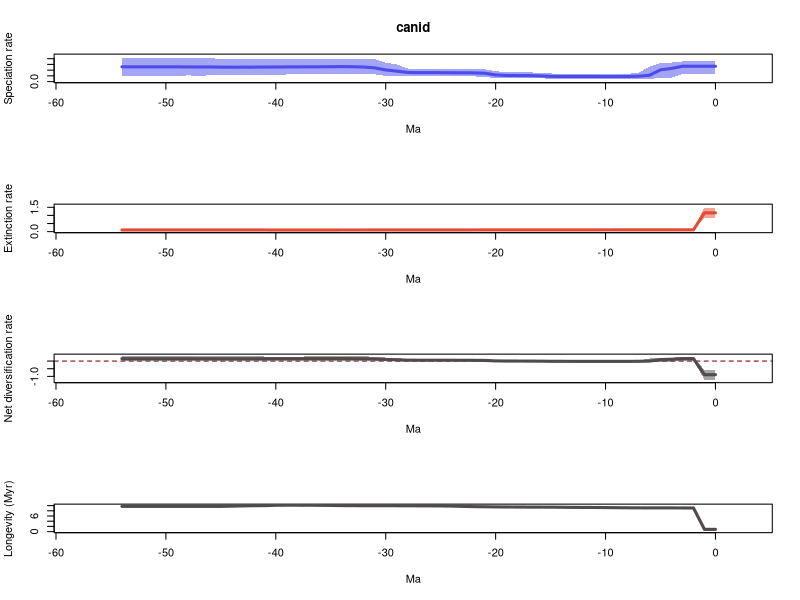

Source code (R):
# 1 files combined:
# 	/home/eeb177-student/Desktop/eeb-177/lab-work/exercise-9/longer-pyrate-run/pyrate_mcmc_logs/canid_occ_1_marginal_rates.log

# 95% HPDs calculated using code from Biopy (https://www.cs.auckland.ac.nz/~yhel002/biopy/)

pdf(file='/home/eeb177-student/Desktop/eeb-177/lab-work/exercise-9/longer-pyrate-run/pyrate_mcmc_logs/canid_occ_1_marginal_rates_RTT.pdf',width=0.6*9, height=16.8)
par(mfrow=c(4,1))
library(scales)
L_hpd_m95=c(0.133752214105, 0.133752214105,0.133470869005,0.133470869005,0.0712826656402,0.0657468907483,0.0464558881605,0.045084212737,0.0494429050662,0.0494429050662,0.045084212737,0.045084212737,0.0494429050662,0.0495444741389,0.0494429050662,0.0512883933831,0.0581185498071,0.062951945056,0.062951945056,0.062951945056,0.0640764824475,0.0795903629121,0.0912948512687,0.0910114040772,0.0910433642508,0.095913192198,0.0950380289922,0.0942018803544,0.0901384991829,0.0930726766792,0.0999955904147,0.127449785208,0.130434146026,0.130276846704,0.131028114366,0.130784480197,0.132766431666,0.130170136491,0.127449785208,0.124522886558,0.121120789022,0.121120789022,0.119261501742,0.115143719706,0.109421769806,0.109421769806,0.109073497408,0.101700843247,0.1088968413,0.0988688731764,0.0988688731764,0.0968007517873,0.0927051147917,0.0906465402337,0.0906465402337)
L_hpd_M95=c(0.352106189471, 0.352106189471,0.352469782356,0.352469782356,0.331582825397,0.323469755266,0.260335095916,0.152717051931,0.137226646304,0.136068442619,0.132220603176,0.132220603176,0.136068442619,0.136875388785,0.137693789222,0.142067190201,0.157839294327,0.15980517381,0.159777472473,0.161942022866,0.183145571382,0.216138165532,0.221233777854,0.218394520803,0.218540823221,0.224300538686,0.223324620713,0.223324620713,0.229122289518,0.299238544218,0.330698483421,0.390534624094,0.390534624094,0.39061022076,0.392508661999,0.392508661999,0.392508661999,0.392381068759,0.392508661999,0.392508661999,0.390606618742,0.392508661999,0.392508661999,0.390888003957,0.390888003957,0.396861502435,0.408748104978,0.405267835214,0.418889033659,0.418889033659,0.418889033659,0.418889033659,0.418889033659,0.418889033659,0.418889033659)
M_hpd_m95=c(0.866420423887, 0.866420423887,0.0844640634572,0.0844640634572,0.084609314014,0.0846894862121,0.0848575950216,0.0859787335851,0.0859787335851,0.0859787335851,0.086203493873,0.0859787335851,0.086203493873,0.0864055498613,0.0859787335851,0.0860583813246,0.0826048061472,0.082350657013,0.082247140775,0.0824217139086,0.0823042256569,0.0811999546272,0.0775812836377,0.0755421399473,0.0722425511901,0.0718926243793,0.0713003478512,0.070864216713,0.0681671737687,0.0701576164844,0.0696007660733,0.0696007660733,0.067247367321,0.0680567452869,0.0644496645098,0.0648129981537,0.0622500424035,0.0615568832231,0.0622500424035,0.0619431133767,0.0604951648942,0.0548653082995,0.0538345396248,0.050754581029,0.0471845194973,0.0449920336698,0.0449920336698,0.0449920336698,0.0447606267096,0.0447606267096,0.0447606267096,0.0447606267096,0.0447606267096,0.0447606267096,0.0447606267096)
M_hpd_M95=c(1.48272107853, 1.48272107853,0.137216723182,0.137216723182,0.137216723182,0.137216723182,0.137216723182,0.136915742433,0.135811287788,0.134868334511,0.133792373945,0.132477974042,0.132575145549,0.132575145549,0.130823926261,0.131160387689,0.127637971076,0.127637971076,0.127637971076,0.127637971076,0.128517091734,0.129475860478,0.127391353416,0.128517091734,0.127637971076,0.127598450918,0.127637971076,0.127637971076,0.125175855035,0.127637971076,0.127637971076,0.127637971076,0.12584550721,0.127299153995,0.125175855035,0.127637971076,0.127504169386,0.127637971076,0.130125809538,0.130125809538,0.130148762949,0.130148762949,0.130148762949,0.130148762949,0.130148762949,0.130125809538,0.130125809538,0.130148762949,0.130148762949,0.130148762949,0.130148762949,0.130148762949,0.130148762949,0.130148762949,0.130148762949)
R_hpd_m95=c(-1.22054669102, -1.22054669102,0.0294281822889,0.0294281822889,-0.0435792045552,-0.0444746471781,-0.069443517346,-0.0904316257482,-0.0696143390056,-0.0676714191255,-0.0667664407518,-0.0641316322926,-0.0626049756645,-0.0626049756645,-0.0626049756645,-0.0619977771316,-0.0523193354182,-0.0472181644034,-0.0472181644034,-0.0468996576063,-0.0465996949584,-0.0278682635924,-0.0234981831521,-0.0163915048301,-0.0165036992794,-0.0157147963454,-0.0157147963454,-0.0163915048301,-0.0206739780571,-0.0206739780571,-0.0120670969804,0.0188476231453,0.0328718950043,0.035116658421,0.0341606697711,0.032534266228,0.0330395947237,0.0265611147389,0.0184955035131,0.0184955035131,0.014939296967,0.0104031745851,0.0118743526019,0.00559715238738,0.00615140220409,-0.00553615807408,-0.0046657490453,-0.0060099784917,-0.00859926953762,-0.0161324728203,-0.0161324728203,-0.0161324728203,-0.0108566739917,-0.0148372575568,-0.0148372575568)
R_hpd_M95=c(-0.574935902841, -0.574935902841,0.251929388551,0.251929388551,0.225132720429,0.225080449765,0.163208134878,0.0477811477523,0.0352284505692,0.0352284505692,0.0336384537815,0.0352284505692,0.0352284505692,0.0357114679668,0.0349105939464,0.0394722727046,0.0567465770606,0.0601548341461,0.0601548341461,0.0641295452215,0.0818327637307,0.1193930623,0.118308548391,0.125602564354,0.127001501758,0.131187654892,0.131187654892,0.131187654892,0.136110657925,0.198468402124,0.227053457917,0.290242032636,0.304297022903,0.304244534053,0.304297022903,0.303780167302,0.303780167302,0.300591877829,0.294752435825,0.295936059175,0.294752435825,0.298059775281,0.303780167302,0.303780167302,0.314283635648,0.313102688449,0.325912803387,0.325912803387,0.331331510488,0.335334479351,0.335334479351,0.340185781545,0.348855863311,0.349387829148,0.349387829148)
L_mean=c(0.267712989707, 0.267712989707,0.268064311263,0.268026128188,0.229344938516,0.205632282228,0.110086722206,0.0943050780345,0.0890742513631,0.0886931039739,0.0887282784356,0.0888032467364,0.0888718983284,0.0891078272872,0.0898150381821,0.0918699019713,0.100066693431,0.105266613675,0.105779123325,0.107624079575,0.116418125605,0.146697580761,0.152275456818,0.154167525349,0.154863196149,0.15607279407,0.156283269782,0.156622679955,0.159908347707,0.183304844784,0.203802981465,0.239678233576,0.254183824518,0.259285350435,0.261287662897,0.260053321816,0.258117595915,0.257378608851,0.257006749321,0.256352877238,0.254892250482,0.253889193553,0.25240957916,0.251532099498,0.251245911054,0.252836376203,0.255580460803,0.255152834762,0.256142435559,0.257695979592,0.257538985884,0.257692033222,0.257721841862,0.258046980262,0.258046980262)
M_mean=c(1.15737220809, 1.15737220809,0.10992235734,0.10992235734,0.109866647188,0.109818609842,0.109806023025,0.109548888275,0.109255956429,0.108798728509,0.108225021517,0.107827020407,0.107563854684,0.107403247959,0.106801109848,0.106416542229,0.10626100865,0.106098749725,0.105807769747,0.105681199875,0.105284285474,0.1046525826,0.1042239395,0.103025942987,0.101950643094,0.101329662114,0.101032965689,0.100869680149,0.100731601423,0.100587348737,0.100498605412,0.100491364679,0.100372866692,0.10030046364,0.100018825994,0.0993702748276,0.0988551084812,0.0987394313732,0.0984995874057,0.0984556249699,0.0987585580437,0.100191292415,0.100468194464,0.101148991746,0.102193038685,0.103083042415,0.103065147182,0.103038249888,0.103011570724,0.103011570724,0.103011570724,0.103011570724,0.103011570724,0.103011570724,0.103011570724)
R_mean=c(-0.889659218386, -0.889659218386,0.158141953924,0.158103770848,0.119478291329,0.0958136723864,0.000280699180757,-0.0152438102405,-0.0201817050656,-0.0201056245351,-0.0194967430812,-0.0190237736707,-0.0186919563551,-0.018295420672,-0.0169860716663,-0.0145466402576,-0.00619431521838,-0.000832136049752,-2.8646422202e-05,0.00194287969958,0.0111338401316,0.0420449981606,0.0480515173183,0.0511415823629,0.0529125530552,0.0547431319565,0.0552503040936,0.0557529998058,0.0591767462845,0.0827174960469,0.103304376053,0.139186868897,0.153810957827,0.158984886794,0.161268836903,0.160683046989,0.159262487433,0.158639177478,0.158507161916,0.157897252268,0.156133692439,0.153697901138,0.151941384695,0.150383107752,0.149052872369,0.149753333787,0.152515313621,0.152114584873,0.153130864836,0.154684408868,0.15452741516,0.154680462498,0.154710271138,0.155035409538,0.155035409538)
trans=0.5
age=(0:(55-1))* -1
plot(age,age,type = 'n', ylim = c(0, 0.460777937025), xlim = c(-57.75,2.75), ylab = 'Speciation rate', xlab = 'Ma',main='canid' )
polygon(c(age, rev(age)), c(L_hpd_M95, rev(L_hpd_m95)), col = alpha("#4c4cec",trans), border = NA)
lines(rev(age), rev(L_mean), col = "#4c4cec", lwd=3)
plot(age,age,type = 'n', ylim = c(0, 1.63099318639), xlim = c(-57.75,2.75), ylab = 'Extinction rate', xlab = 'Ma' )
polygon(c(age, rev(age)), c(M_hpd_M95, rev(M_hpd_m95)), col = alpha("#e34a33",trans), border = NA)
lines(rev(age), rev(M_mean), col = "#e34a33", lwd=3)
plot(age,age,type = 'n', ylim = c(-1.34260136012, 0.384326612063), xlim = c(-57.75,2.75), ylab = 'Net diversification rate', xlab = 'Ma' )
abline(h=0,lty=2,col="darkred")
polygon(c(age, rev(age)), c(R_hpd_M95, rev(R_hpd_m95)), col = alpha("#504A4B",trans), border = NA)
lines(rev(age), rev(R_mean), col = "#504A4B", lwd=3)
plot(age,age,type = 'n', ylim = c(0, max(1/M_mean)), xlim = c(-57.75,2.75), ylab = 'Longevity (Myr)', xlab = 'Ma' )
lines(rev(age), rev(1/M_mean), col = "#504A4B", lwd=3)
n <- dev.off()